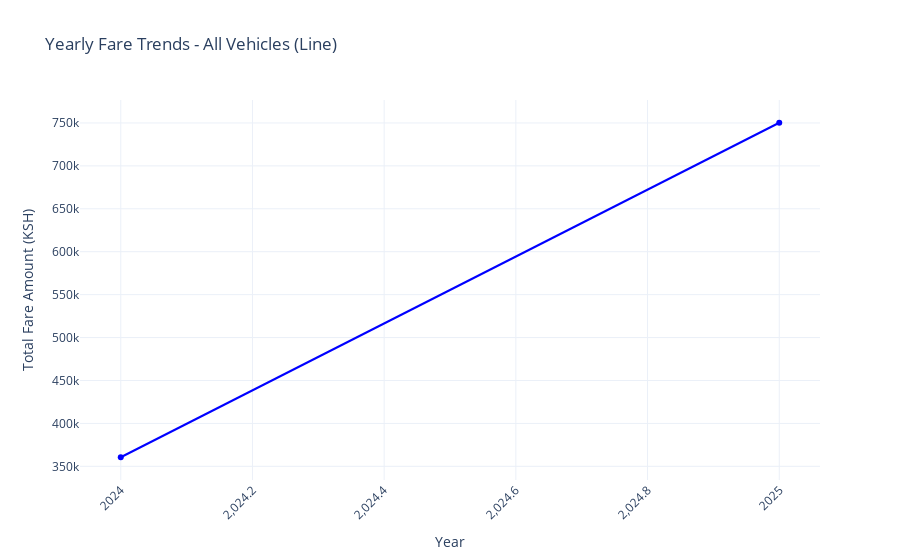

This figure's notebook cell:
### Code cell
# Plot yearly fares (line chart)
def plot_yearly_fares_line(output_file):
    # Aggregate total fare for each vehicle by year
    yearly_fares = data.groupby('year')['amount'].sum().reset_index()

    # Plotting
    fig = go.Figure()

    fig.add_trace(go.Scatter(
        x=yearly_fares['year'],
        y=yearly_fares['amount'],
        mode='lines+markers',
        line=dict(color='blue', width=2),
        marker=dict(symbol='circle', size=6),
        text=yearly_fares['amount'].apply(lambda x: f"{int(x):,}"),
        textposition='top center',
        name="Total Earnings"
    ))

    fig.update_layout(
        title="Yearly Fare Trends - All Vehicles (Line)",
        xaxis_title="Year",
        yaxis_title="Total Fare Amount (KSH)",
        xaxis_tickangle=-45,
        template='plotly_white'
    )

    # Save Plotly JSON
    plot_data_json = fig.to_json()

    # Create output directories
    json_dir = f"../json/all/year"
    os.makedirs(json_dir, exist_ok=True)

    json_path = f"{json_dir}/{output_file}.json"
    with open(json_path, 'w') as json_file:
        json_file.write(plot_data_json)

    print(f"Saved JSON Plotly data: {json_path}")
    # fig.show()
plot_yearly_fares_line("yearly_fares_line")

### Figure 1 — Plotly figure (JSON) as saved in the notebook; plotly's stock layout.template omitted (floating-point values rounded to 4 significant figures)
{"data": [{"line": {"color": "blue", "width": 2}, "marker": {"size": 6, "symbol": "circle"}, "mode": "lines+markers", "name": "Total Earnings", "text": ["360,576", "750,224"], "textposition": "top center", "type": "scatter", "x": [2024, 2025], "y": [360576, 750224]}], "layout": {"title": {"text": "Yearly Fare Trends - All Vehicles (Line)"}, "xaxis": {"tickangle": -45, "title": {"text": "Year"}}, "yaxis": {"title": {"text": "Total Fare Amount (KSH)"}}}}
